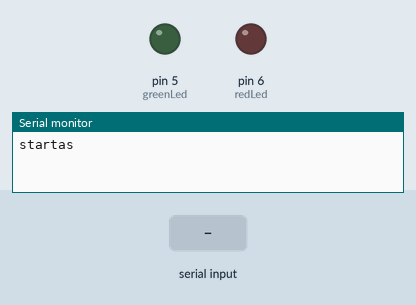
The sketch below on a simulated Arduino Uno, built with avr-gcc and run on an emulated ATmega328P. Parts: output pins drawn as LEDs (lit = HIGH), the last lines printed to the serial monitor. Inputs (shaded band) come from the test bench.

Above: at 1.2 s.
1.3 s: "A" received over Serial
At 1.6 s:
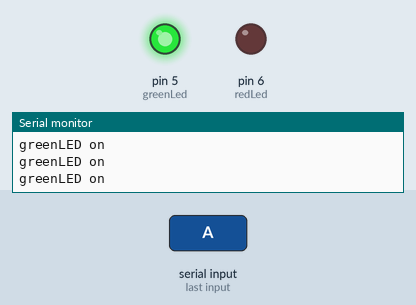
2.8 s: "B" received over Serial
At 3.1 s:
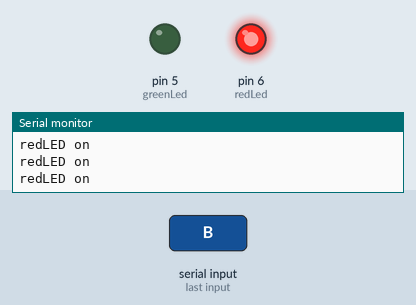
4.3 s: "C" received over Serial
At 5.4 s:
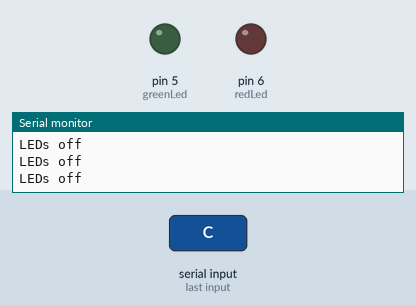
Timing chart, 0 to 7.3 s (numbered marks = the images above; inputs shaded):
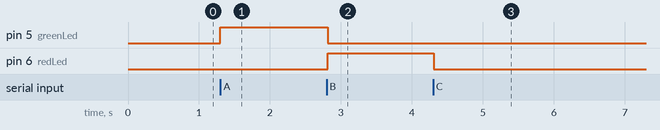

The sketch:

MOTOR_default.ino
```cpp
//Use with MOTOR_default.py (tkinter exampl)

int greenLed = 5;
int redLed = 6;
char data;

void setup() {
  Serial.begin(9600);
  Serial.println("startas");
  pinMode(greenLed, OUTPUT);
  pinMode(redLed, OUTPUT);
  digitalWrite(greenLed,LOW);
  digitalWrite(redLed,LOW);
}

void loop() {
  while(Serial.available()>0)
  {
    data = Serial.read();
  }
  if (data =='A')
  {
    digitalWrite(greenLed,HIGH);
    digitalWrite(redLed,LOW);
    delay(10);
    Serial.println("greenLED on");
  }
  if (data =='B')
  {
    digitalWrite(redLed,HIGH);
    digitalWrite(greenLed,LOW);
    delay(10);
    Serial.println("redLED on");
  }
  if (data =='C')
  {
    digitalWrite(redLed,LOW);
    digitalWrite(greenLed,LOW);
    delay(10);
    Serial.println("LEDs off");
  }
}
```

Measured:
- after the input at 1.3 s, pin 5 (greenLed): LOW → HIGH at once
- after the input at 2.8 s, pin 5 (greenLed): HIGH → LOW at once; pin 6 (redLed): LOW → HIGH at once
- after the input at 4.3 s, pin 6 (redLed): HIGH → LOW at once
